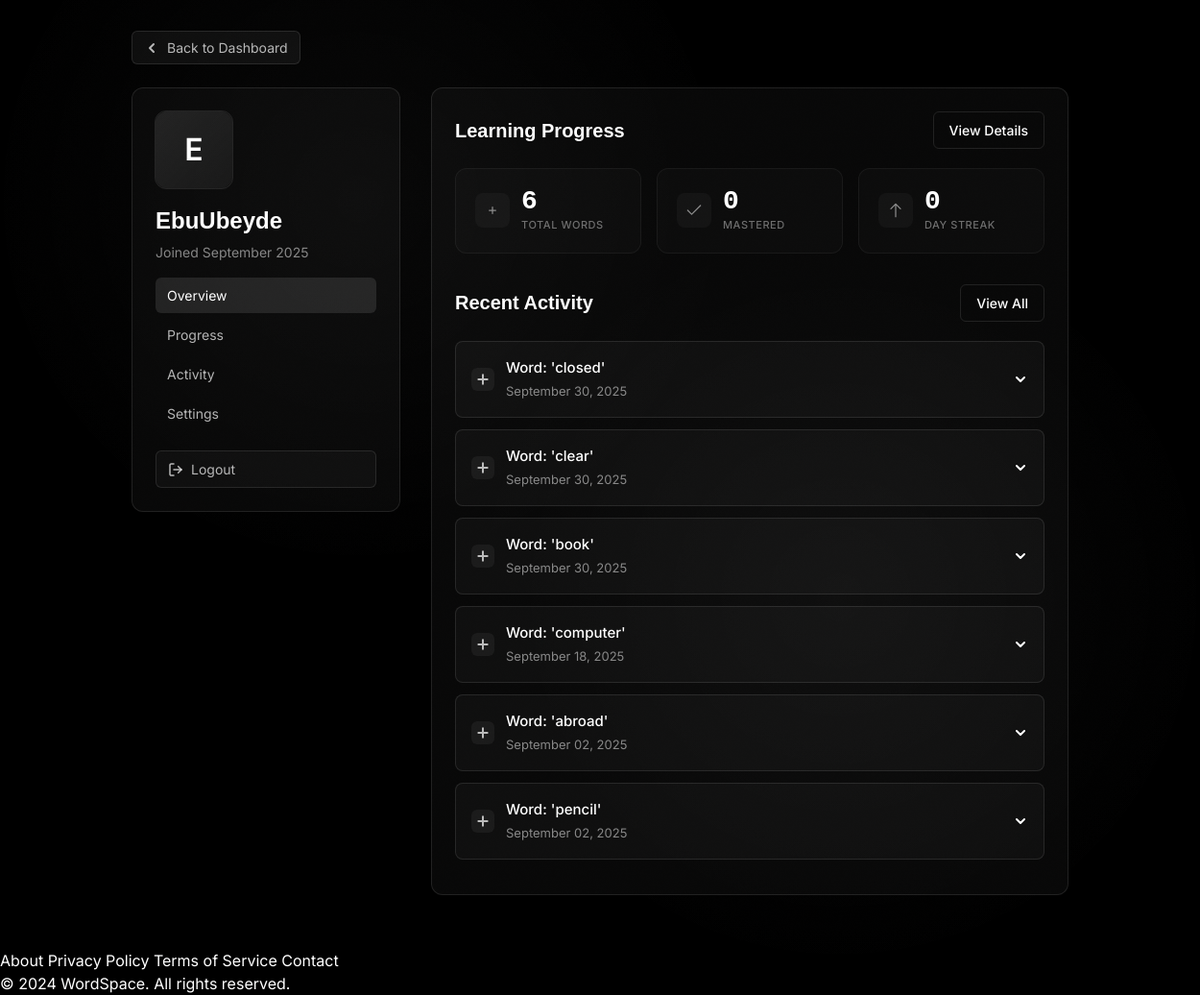
The page /profile (signed in) on the database its author committed.
### app.py (models this page shows, shortened)
class User(UserMixin, db.Model):
    id = db.Column(db.Integer, primary_key=True)
    username = db.Column(db.String(100), unique=True, nullable=False)
    email = db.Column(db.String(100), unique=True, nullable=False)
    password_hash = db.Column(db.String(200))  # Made nullable for Google OAuth users
    created_at = db.Column(db.DateTime, default=datetime.utcnow)
    is_active = db.Column(db.Boolean, default=True)
    words = db.relationship('Word', backref='user', lazy=True)
    google_id = db.Column(db.String(100), unique=True)  # Added for Google OAuth
    profile_pic = db.Column(db.String(200))  # Added for Google profile picture
    failed_login_attempts = db.Column(db.Integer, default=0)  # Failed login attempts counter
    last_failed_login = db.Column(db.DateTime)  # Last failed login timestamp
    language_level = db.Column(db.String(20), default='Beginner')
    level_changed_at = db.Column(db.DateTime, default=datetime.utcnow, nullable=True)  # Son seviye değişiklik tarihi
    daily_goal = db.Column(db.Integer, default=10)
    email_notifications = db.Column(db.String(20), default='Never')
    last_seen = db.Column(db.DateTime, default=datetime.utcnow)  # Son aktivite zamanı

class Word(db.Model):
    id = db.Column(db.Integer, primary_key=True)
    english = db.Column(db.String(100), nullable=False)
    turkish = db.Column(db.String(100), nullable=False)
    created_at = db.Column(db.DateTime, default=datetime.utcnow)
    mastered = db.Column(db.Boolean, default=False)
    review = db.Column(db.Boolean, default=False)
    example_sentences = db.Column(db.Text, default='')
    level = db.Column(db.String(2), default='')  # A1, A2, B1, B2, C1, C2
    pronunciation = db.Column(db.String(50), default='')
    word_type = db.Column(db.String(20), default='adjective')
    added_by = db.Column(db.String(100), default='John Doe')
    user_id = db.Column(db.Integer, db.ForeignKey('user.id'))

class Activity(db.Model):
    id = db.Column(db.Integer, primary_key=True)
    user_id = db.Column(db.Integer, db.ForeignKey('user.id'), nullable=False)
    activity_type = db.Column(db.String(50), nullable=False)  # 'word_added', 'example_added', 'word_mastered', etc.
    word_id = db.Column(db.Integer, db.ForeignKey('word.id'))
    details = db.Column(db.Text)  # JSON string for additional details
    created_at = db.Column(db.DateTime, default=datetime.utcnow)

### app.py (the view)
@app.route('/profile')
@login_required
def profile():
    stats = {
        'total_words': Word.query.filter_by(user_id=current_user.id).count(),
        'mastered_words': Word.query.filter_by(user_id=current_user.id, mastered=True).count(),
        'learning_streak': calculate_streak(current_user.id),
        'accuracy_rate': calculate_accuracy_rate(current_user.id),
        'daily_average': calculate_daily_average(current_user.id),
        'active_days': calculate_active_days(current_user.id)
    }
    recent_activities = []
    activities = Activity.query.filter_by(user_id=current_user.id).order_by(Activity.created_at.desc()).limit(50).all()
    for activity in activities:
        activity_data = {
            'date': activity.created_at,
            'title': '',
            'details': json.loads(activity.details) if activity.details else {},
            'activity_type': activity.activity_type,
            'icon': 'plus'  # Varsayılan ikon
        }
        word = None
        if activity.word_id:
            word = Word.query.get(activity.word_id)
        if activity.activity_type == 'word_added' and word:
            activity_data['title'] = f"Added '{word.english}' to vocabulary"
            activity_data['icon'] = 'plus'
            activity_data['details']['word'] = word.english
            activity_data['details']['translation'] = word.turkish
            activity_data['details']['level'] = word.level
        elif activity.activity_type == 'example_added' and word:
            activity_data['title'] = f"Added example for '{word.english}'"
            activity_data['icon'] = 'edit'
            activity_data['details']['word'] = word.english
            activity_data['details']['level'] = word.level
        elif activity.activity_type == 'word_mastered' and word:
            activity_data['title'] = f"Mastered the word '{word.english}'"
            activity_data['icon'] = 'check'
            activity_data['details']['word'] = word.english
            activity_data['details']['level'] = word.level
        elif activity.activity_type == 'sentence_exercise' and word:
            activity_data['title'] = f"Practiced '{word.english}' in a sentence"
            activity_data['icon'] = 'edit'
            activity_data['details']['word'] = word.english
            activity_data['details']['level'] = word.level
            activity_data['details']['sentence'] = activity_data['details'].get('sentence', '')
        elif activity.activity_type == 'sentence_shared' and word:
            activity_data['title'] = f"Shared a sentence with '{word.english}'"
            activity_data['icon'] = 'edit'
            activity_data['details']['word'] = word.english
            activity_data['details']['level'] = word.level if word else ''
            activity_data['details']['sentence'] = activity_data['details'].get('sentence', '')
        elif activity.activity_type == 'daily_goal':
            activity_data['title'] = "Reached daily word goal!"
            activity_data['icon'] = 'star'
        elif activity.activity_type == 'streak_milestone':
            activity_data['title'] = f"Achieved {activity_data['details'].get('days', 0)} day streak!"
            activity_data['icon'] = 'fire'
        recent_activities.append(activity_data)
    return render_template('profile.html',
                         user=current_user,
                         stats=stats,
                         recent_activities=recent_activities)

### app.py (called while the page is built)
@login_manager.user_loader
def load_user(user_id):
    try:
        return User.query.get(int(user_id))
    except Exception as e:
        print(f"User loading error: {e}")
        session.clear()
        return None

def calculate_accuracy_rate(user_id):
    total_words = Word.query.filter_by(user_id=user_id).count()
    mastered_words = Word.query.filter_by(user_id=user_id, mastered=True).count()
    if total_words == 0:
        return 0
    return int((mastered_words / total_words) * 100)

def calculate_daily_average(user_id):
    thirty_days_ago = datetime.utcnow() - timedelta(days=30)
    words = Word.query.filter(
        Word.user_id == user_id,
        Word.created_at >= thirty_days_ago
    ).all()
    if not words:
        return 0
    daily_counts = {}
    for word in words:
        day = word.created_at.date()
        daily_counts[day] = daily_counts.get(day, 0) + 1
    if not daily_counts:
        return 0
    return int(sum(daily_counts.values()) / len(daily_counts))

def calculate_active_days(user_id):
    thirty_days_ago = datetime.utcnow() - timedelta(days=30)
    words = Word.query.filter(
        Word.user_id == user_id,
        Word.created_at >= thirty_days_ago
    ).all()
    active_days = set()
    for word in words:
        active_days.add(word.created_at.date())
    return len(active_days)

def calculate_streak(user_id):
    today = datetime.utcnow().date()
    streak = 0
    words = Word.query.filter_by(user_id=user_id)\
        .filter(Word.created_at >= today - timedelta(days=30))\
        .order_by(Word.created_at.desc())\
        .all()
    if not words:
        return 0
    daily_activities = {}
    for word in words:
        day = word.created_at.date()
        daily_activities[day] = daily_activities.get(day, 0) + 1
    check_date = today
    while check_date in daily_activities:
        streak += 1
        check_date = check_date - timedelta(days=1)
    return streak

### templates/profile.html (shortened to what this page needs)
<!DOCTYPE html>
<html lang="en">
<head>
    <script src="https://cdn.tailwindcss.com"></script>
    <link href="https://fonts.cdnfonts.com/css/clash-display" rel="stylesheet">
    <link href="https://fonts.cdnfonts.com/css/neue-machina" rel="stylesheet">
</head>
<body>
    <div class="noise"></div>
    <div class="gradient-sphere" style="top: 20%; left: 30%;"></div>
    <div class="gradient-sphere" style="top: 60%; left: 70%;"></div>
    <div class="container">
        <a href="/dashboard" class="back-button">
            <svg width="16" height="16" viewBox="0 0 16 16" fill="none" xmlns="http://www.w3.org/2000/svg">
                <path d="M10 12L6 8L10 4" stroke="currentColor" stroke-width="2" stroke-linecap="round" stroke-linejoin="round"/>
            </svg>
            Back to Dashboard
        </a>
        <div class="profile-layout">
            <div class="profile-sidebar">
                <div class="profile-card">
                <div class="profile-avatar">
                        {{ current_user.username[0].upper() }}
                </div>
                    <h1 class="profile-name">{{ current_user.username }}</h1>
                    <div class="profile-joined">Joined {{ current_user.created_at.strftime('%B %Y') }}</div>
                    <ul class="profile-menu">
                        <li class="profile-menu-item active" data-tab="overview">Overview</li>
                        <li class="profile-menu-item" data-tab="progress">Progress</li>
                        <li class="profile-menu-item" data-tab="activity">Activity</li>
                        <li class="profile-menu-item" data-tab="settings">Settings</li>
                    </ul>
                    <a href="/logout" class="logout-button">
                        Logout
                    </a>
                </div>
            </div>
            <div class="profile-content">
                <div id="overview" class="content-section active">
                    <div class="section-header">
                        <h2 class="section-title">Learning Progress</h2>
                        <button class="button button-secondary" onclick="switchToTab('progress')">View Details</button>
                    </div>
                    <div class="progress-grid">
                        <div class="progress-card">
                            <div class="progress-icon">
                                <svg width="20" height="20" viewBox="0 0 24 24" fill="none">
                                    <path d="M12 8V16M16 12H8" stroke="currentColor" stroke-width="1.5" stroke-linecap="round"/>
                                </svg>
                            </div>
                            <div class="progress-content">
                                <div class="progress-value">{{ stats.total_words }}</div>
                                <div class="progress-label">TOTAL WORDS</div>
                            </div>
                        </div>
                        <div class="progress-card">
                            <div class="progress-icon">
                                <svg width="20" height="20" viewBox="0 0 24 24" fill="none">
                                    <path d="M20 6L9 17L4 12" stroke="currentColor" stroke-width="1.5" stroke-linecap="round" stroke-linejoin="round"/>
                                </svg>
                            </div>
                            <div class="progress-content">
                                <div class="progress-value">{{ stats.mastered_words }}</div>
                                <div class="progress-label">MASTERED</div>
                            </div>
                        </div>
                        <div class="progress-card">
                            <div class="progress-icon">
                                <svg width="20" height="20" viewBox="0 0 24 24" fill="none">
                                    <path d="M12 20V4M12 4L6 10M12 4L18 10" stroke="currentColor" stroke-width="1.5" stroke-linecap="round" stroke-linejoin="round"/>
                                </svg>
                            </div>
                            <div class="progress-content">
                                <div class="progress-value">{{ stats.learning_streak }}</div>
                                <div class="progress-label">DAY STREAK</div>
                            </div>
                        </div>
                    </div>
                    <div class="section-header" style="margin-top: 32px;">
                        <h2 class="section-title">Recent Activity</h2>
                        <button class="button button-secondary" onclick="switchToTab('activity')">View All</button>
                    </div>
                    {% set grouped_activities = {} %}
                    {% for word, activities in grouped_activities.items() %}
                    <div class="activity-group">
                        <div class="activity-group-header" onclick="toggleActivityGroup(this)">
                            <div class="activity-icon-wrapper">
                                <svg class="activity-icon" width="16" height="16" viewBox="0 0 16 16" fill="none">
                                    <path d="M8 3.33334V12.6667M12.6667 8H3.33334" stroke="currentColor" stroke-width="2" stroke-linecap="round"/>
                                </svg>
                            </div>
                            <div class="activity-content">
                                <div class="activity-title">Word: '{{ word }}'</div>
                                <div class="activity-meta">{{ activities[0].date.strftime('%B %d, %Y') }}</div>
                            </div>
                            <svg class="activity-chevron" width="16" height="16" viewBox="0 0 16 16" fill="none">
                                <path d="M4 6L8 10L12 6" stroke="currentColor" stroke-width="2" stroke-linecap="round" stroke-linejoin="round"/>
                            </svg>
                        </div>
                    </div>
                    {% endfor %}
                </div>
                    {% set grouped_activities = {} %}
            </div>
        </div>
    </div>
    <footer class="footer">
        <div class="footer-content">
            <div class="footer-links">
                <a href="/about" class="footer-link">About</a>
                <a href="/privacy" class="footer-link">Privacy Policy</a>
                <a href="/terms" class="footer-link">Terms of Service</a>
                <a href="/contact" class="footer-link">Contact</a>
            </div>
            <div class="footer-copyright">
                © 2024 WordSpace. All rights reserved.
            </div>
        </div>
    </footer>
</body>
</html>

### rows shown on the page
User: username "E", username "EbuUbeyde", created_at "September 2025"
Word: english "closed", created_at "September 30, 2025"
Word: english "clear", created_at "September 30, 2025"
Word: english "book", created_at "September 30, 2025"
Word: english "computer", created_at "September 18, 2025"
Word: english "abroad", created_at "September 02, 2025"
Word: english "pencil", created_at "September 02, 2025"

### other values the page prints
{{ stats.total_words }} "6"
{{ stats.mastered_words }} "0"
{{ stats.learning_streak }} "0"
